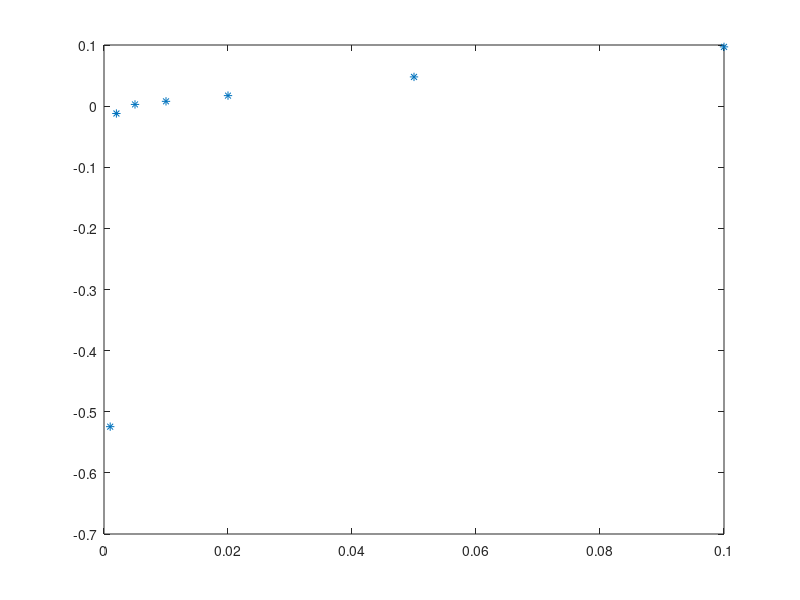

MATLAB code to generate this figure:
clear all
close all

data1 = load('lect_C_0001.txt');
data2 = load('lect_C_0002.txt');
data3 = load('lect_C_0005.txt');
data4 = load('lect_C_001.txt');
data5 = load('lect_C_002.txt');
data6 = load('lect_C_005.txt');
data7 = load('lect_C_01.txt');



dt=[0.001 0.002 0.005 0.01 0.02 0.05 0.1];
    
duration=[mean(data1(:,3)) mean(data2(:,3)) mean(data3(:,3)) mean(data4(:,3)) mean(data5(:,3)) mean(data6(:,3)) mean(data7(:,3))];
delay = dt-duration;

plot(dt, duration,'*')
% bar([1:7], [duration; dt], 'grouped')